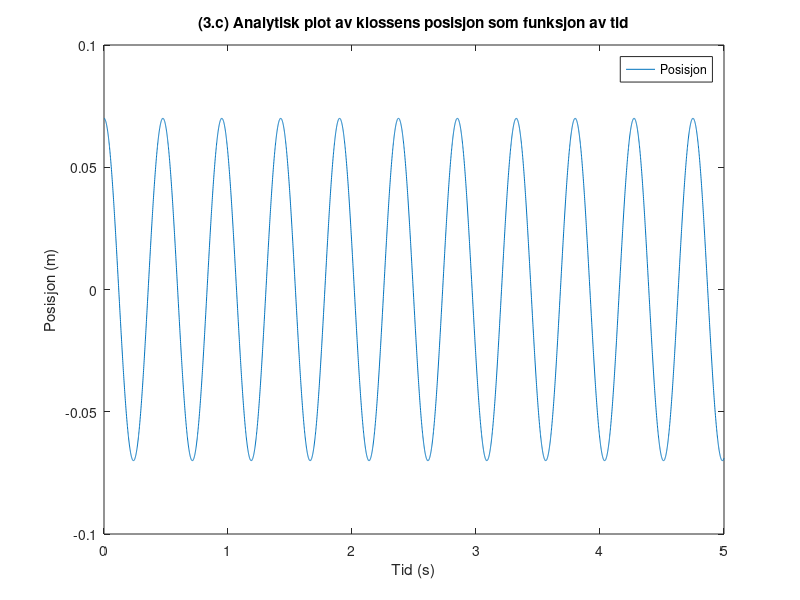
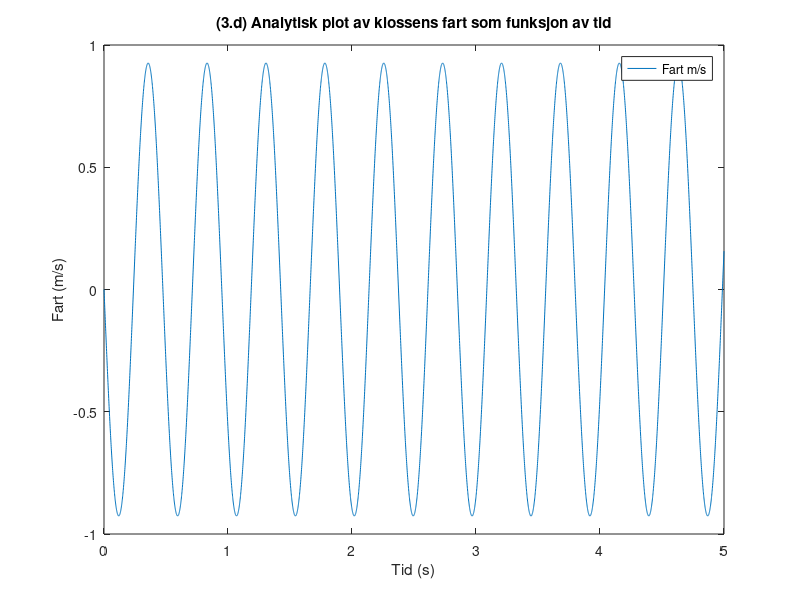
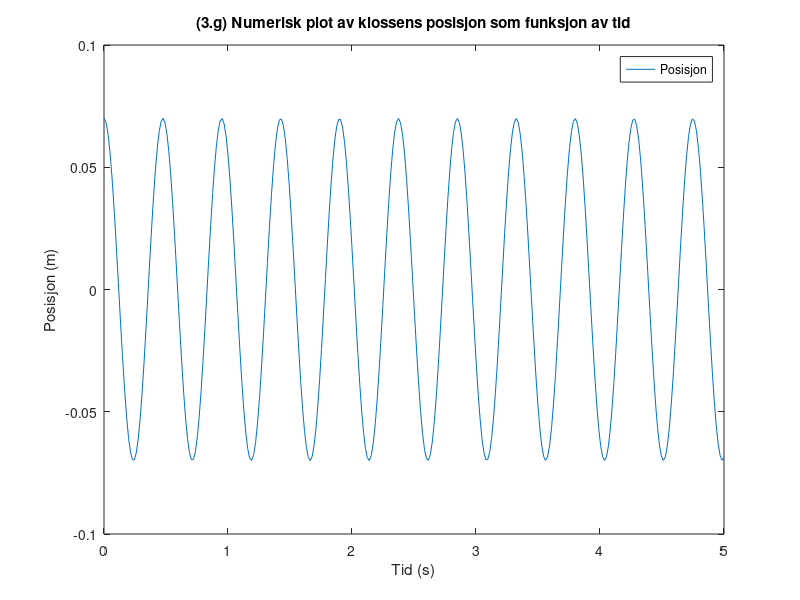
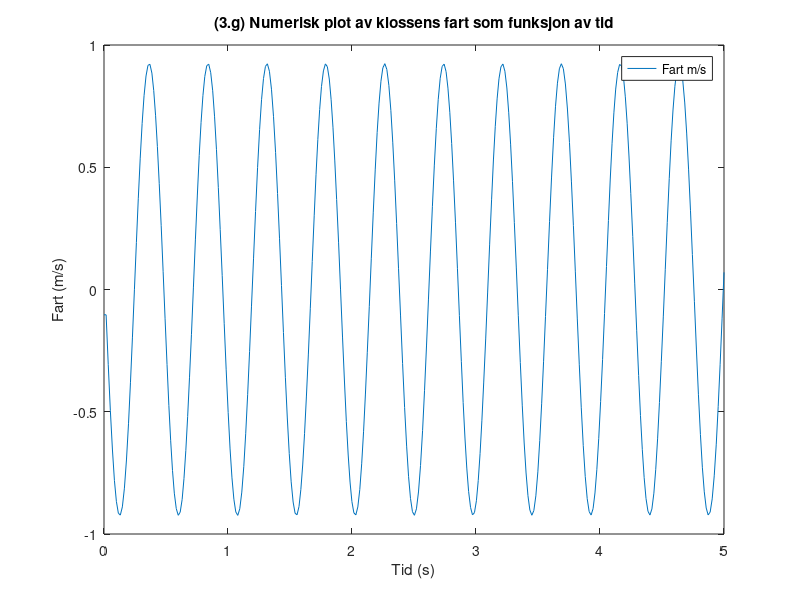

Source code (MATLAB) for these figures, in order:
%% Parametre
m = 2.0; % Masse i kg
k = 350; % Fjærkonstant i N/m
b = 2.8; % Dempingskonstant i kg/s
b2 = 110; % Dempingskonstant i kg/s
x0 = 0.070; % Forskyvning fra likevektsposisjonen i meter
v0 = 0; % Startfart i m/s

t_start = 0; % Starttid i sekunder
t_end = 5; % Slutttid i sekunder
t_end_a = 0.3; %
t_step = 0.001; % Tidssteg i sekunder
dt = 0.05; % Tidssteg i sekunder for Euler's midtpunktsmetode

% Tidsvektor for analytisk løsning
t_analytisk = t_start:t_step:t_end;

% Tidsvektor for numerisk løsning
t_numerisk = [t_start t_end];

%% (3.b) Beregning av vinkelfrekvens og periode
w = sqrt(k/m); % Vinkelfrekvens
T = 2*pi/w; % Periode

%% (3.c og d) Analytisk beregning av klossens posisjon og fart som funksjon av tid
x_analytisk = x0*cos(w*t_analytisk); % Posisjon som funksjon av tid
v_analytisk = -x0*w*sin(w*t_analytisk); % Fart som funksjon av tid

%% (3.e) Beregning av fjæras potensielle, kinetiske og totale energi
Ep = 0.5*k*x_analytisk.^2; % Fjæras potensielle energi som funksjon av tid
Ek = 0.5*m*v_analytisk.^2; % Klossens kinetiske energi som funksjon av tid
E = Ep + Ek; % Total energi som funksjon av tid

% Beregning av total energi
E_total = E(1); % Total energi er konstant, bruk første verdi

%% (3.f) Beregning av tilnærmet verdi for posisjonen og fart ved bruk av Eulers midtpunktsmetode
% Initialisering av x og y ved t = 0
x_numerisk(1) = x0;
v_numerisk(1) = v0;

% Beregning av x og v ved t = dt ved hjelp av Eulers midtpunktsmetode
v_half = v_numerisk(1) - 0.5*k/m * x_numerisk(1)*dt;
x_numerisk(2) = x_numerisk(1) + v_half*dt;
v_numerisk(2) = v_half - 0.5*k/m * x_numerisk(2)*dt;

% Beregning av tilnærmet verdi for posisjonen x og fart v ved t = 0.05 s
x_numerisk_approx = x_numerisk(2);
v_numerisk_approx = v_numerisk(2);

%% (3.g) Løsning av bevegelseslikningen ved hjelp av ode45-funksjonen
% Bevegelsesligningen
dxdt = @(t, x) [x(2); -k/m*x(1)];

% Totalt tidsintervall
t_span = [t_start, t_end];

% Startverdier for x og v
x0v0 = [x0; v0];

% Løsning av bevegelsesligningen ved hjelp av ode45-funksjonen
[t_numerisk_ode, x_numerisk_ode] = ode45(dxdt, t_span, x0v0);

% Beregning av klossens posisjon og fart som funksjon av tid
x_numerisk_ode = x_numerisk_ode(:, 1);

% Beregning av klossens fart som funksjon av tid ved numerisk løsning
v_numerisk_ode = diff(x_numerisk_ode)./diff(t_numerisk_ode);
v_numerisk_ode = [v_numerisk_ode(1); v_numerisk_ode];

%% (3.j) Løsning av bevegelseslikningen med demping b=2.8kg ved hjelp av ode45-funksjonen
% Bevegelsesligningen
dxdt2 = @(t, x) [x(2); -k/m*x(1) - b/m*x(2)];

% Løsning av bevegelsesligningen ved hjelp av ode45-funksjonen
[t_numerisk_ode2, x_numerisk_ode2] = ode45(dxdt2, t_span, x0v0);

% Beregning av klossens posisjon og fart som funksjon av tid
x_numerisk_ode2 = x_numerisk_ode2(:, 1);

% Beregning av klossens fart som funksjon av tid ved numerisk løsning
v_numerisk_ode2 = diff(x_numerisk_ode2)./diff(t_numerisk_ode2);
v_numerisk_ode2 = [v_numerisk_ode2(1); v_numerisk_ode2];

%% (3.k) Løsning av bevegelseslikningen med demping b=110kg ved hjelp av ode45-funksjonen
% Bevegelsesligningen
dxdt3 = @(t, x) [x(2); -k/m*x(1) - b2/m*x(2)];

% Løsning av bevegelsesligningen ved hjelp av ode45-funksjonen
[t_numerisk_ode3, x_numerisk_ode3] = ode45(dxdt3, t_span, x0v0);

% Beregning av klossens posisjon og fart som funksjon av tid
x_numerisk_ode3 = x_numerisk_ode3(:, 1);

% Beregning av klossens fart som funksjon av tid ved numerisk løsning
v_numerisk_ode3 = diff(x_numerisk_ode3)./diff(t_numerisk_ode3);
v_numerisk_ode3 = [v_numerisk_ode3(1); v_numerisk_ode3];

%% Utskrift av resultater
fprintf('(3.a) Se vedlagt dokument for utregning.\n');
fprintf('(3.b) Vinkelfrekvens: %.2f rad/s og Periode: %.2f s. Se vedlagt kode for utregning.\n', w, T);
fprintf('(3.c) Analytisk løsning. Klossens posisjon ved tiden t = 0.3 er s: %.3f m. Se vedlagt kode for utregning.\n', x_analytisk(t_analytisk==0.3));
fprintf('(3.d) Klossens fart ved tiden t = 0.3 er v: %.3f m/s. Se vedlagt kode for utregning.\n', v_analytisk(t_analytisk==0.3));
fprintf('(3.e) Total energi E: %.2f J. Se vedlagt kode for utregning.\n', E_total);
fprintf('(3.f) Numerisk løsning. Tilnærmet verdi for posisjonen x ved t = 0.05 s: %.3f m. Se vedlagt kode og dokument for utregning.\n', x_numerisk_approx);
fprintf('(3.g) Numerisk løsning. Se graf-vinduer. Energien er bevart for dette systemet. Se vedlagt kode og dokument for utregning.\n');
fprintf('(3.h) Se graf-vinduer. Ja, det er samsvar mellom den analytiske og numeriske løsningen for x. Se vedlagt kode og dokument for utregning.\n');
fprintf('(3.i) Se vedlagt dokument for utregning.\n');
fprintf('(3.j) Se vedlagte graf-vinduer, kode og dokument.\n');
fprintf('(3.k) Se vedlagte graf-vinduer, kode og dokument.\n');

%% Analytisk plot av klossens posisjon som funksjon av tiden
figure;
%subplot(11,1,1);
plot(t_analytisk, x_analytisk);
legend('Posisjon');
xlabel('Tid (s)');
ylabel('Posisjon (m)');
title('(3.c) Analytisk plot av klossens posisjon som funksjon av tid');

%% Analytisk plot av klossens fart som funksjon av tiden
figure;
%subplot(11,1,2);
plot(t_analytisk, v_analytisk);
legend('Fart m/s');
xlabel('Tid (s)');
ylabel('Fart (m/s)');
title('(3.d) Analytisk plot av klossens fart som funksjon av tid');

%% Numerisk plot av klossens posisjon som funksjon av tiden
figure;
%subplot(11,1,3);
plot(t_numerisk_ode, x_numerisk_ode);
legend('Posisjon');
xlabel('Tid (s)');
ylabel('Posisjon (m)');
title('(3.g) Numerisk plot av klossens posisjon som funksjon av tid');

%% Numerisk plot av klossens fart som funksjon av tiden
figure;
%subplot(11,1,4);
plot(t_numerisk_ode, v_numerisk_ode);
legend('Fart m/s');
xlabel('Tid (s)');
ylabel('Fart (m/s)');
title('(3.g) Numerisk plot av klossens fart som funksjon av tid');

%% Numerisk plot av klossens posisjon med demping b=2.8kg/s som funksjon av tiden
figure;
%subplot(11,1,5);
plot(t_numerisk_ode, x_numerisk_ode, t_numerisk_ode2, x_numerisk_ode2);
legend('b=0kg/s', 'b=2.8kg/s');
xlabel('Tid (s)');
ylabel('Posisjon (m)');
title('(3.j) Numerisk plot av klossens posisjon som funksjon av tid med demping b=2.8kg/s');

%% Numerisk plot av klossens fart med demping b=2.8kg/s som funksjon av tiden
figure;
%subplot(11,1,6);
plot(t_numerisk_ode, v_numerisk_ode,t_numerisk_ode2, v_numerisk_ode2);
legend('b=0kg/s', 'b=2.8kg/s');
xlabel('Tid (s)');
ylabel('Fart (m/s)');
title('(3.j) Numerisk plot av klossens fart som funksjon av tid med demping b=2.8kg/s');

%% Numerisk plot av klossens posisjon med demping b=110kg/s som funksjon av tiden
figure;
%subplot(11,1,7);
plot(t_numerisk_ode, x_numerisk_ode, t_numerisk_ode3, x_numerisk_ode3);
legend('b=0kg/s', 'b=110kg/s');
xlabel('Tid (s)');
ylabel('Posisjon (m)');
title('(3.k) Numerisk plot av klossens posisjon som funksjon av tid med demping b=110kg/s');

%% Numerisk plot av klossens fart med demping b=110kg/s som funksjon av tiden
figure;
%subplot(11,1,8);
plot(t_numerisk_ode, v_numerisk_ode,t_numerisk_ode3, v_numerisk_ode3);
legend('b=0kg/s', 'b=110kg/s');
xlabel('Tid (s)');
ylabel('Fart (m/s)');
title('(3.k) Numerisk plot av klossens fart som funksjon av tid med demping b=110kg/s');

%% Sammenligning numerisk klossens posisjon med demping b=2.8kg/s og b=110kg/s som funksjoner av tiden
figure;
%subplot(11,1,9);
plot(t_numerisk_ode2, x_numerisk_ode2, t_numerisk_ode3, x_numerisk_ode3);
legend('b=2,8kg/s', 'b=110kg/s');
xlabel('Tid (s)');
ylabel('Posisjon (m)');
title('(3.k) Sammenligning numerisk klossens posisjon med demping b=2.8kg/s og b=110kg/s som funksjoner av tid');

%% Sammenligning klossens posisjon som funksjon av tiden for den analytiske og numeriske løsningen
figure;
%subplot(11,1,10)
plot(t_analytisk, x_analytisk, t_numerisk_ode, x_numerisk_ode);
legend('Analytisk', 'Numerisk');
xlabel('Tid (s)');
ylabel('Posisjon (m)');
title('(3.h) Sammenligning av analytisk og numerisk løsning for posisjonen x');

%% Plot av potensiell energi, kinetisk energi og total energi
figure;
%subplot(11,1,11);
plot(t_analytisk, Ep, t_analytisk, Ek, t_analytisk, E);
legend('Fjæras potensielle energi', 'Klossens kinetiske energi', 'Total energi');
xlabel('Tid (s)');
ylabel('Energi (J)');
title('(3.e) Potensiell, kinetisk og total energi'); 